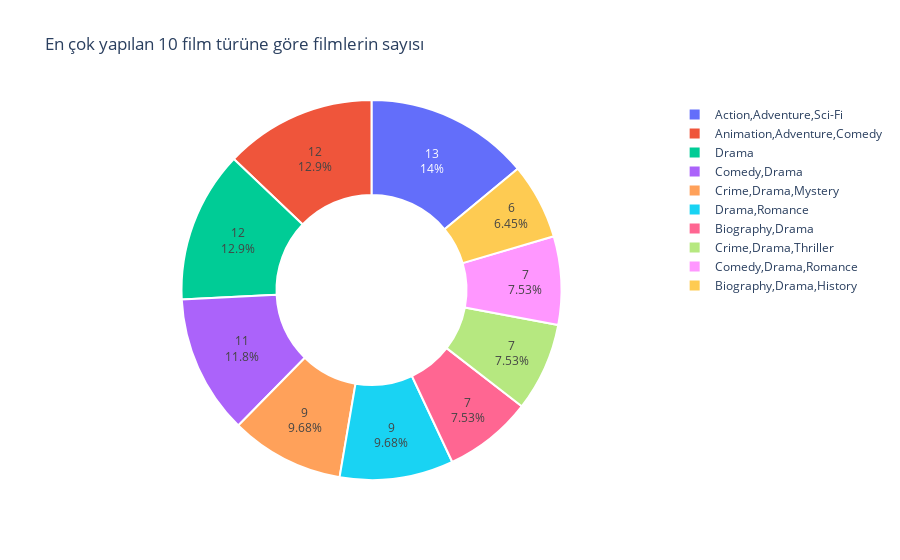

Source (notebook cell):
### Code cell
# en çok yapılan 10 türü seç
top_genres = top250['genre'].value_counts().head(10)

# pie chart oluşturma
fig = px.pie(values=top_genres.values, names=top_genres.index,
             title='En çok yapılan 10 film türüne göre filmlerin sayısı',
             labels={'value': 'Sayı', 'names': 'Türler'},
             hover_data={'value': top_genres.values, 'names': top_genres.index},
             hole=0.5,
                         )

# sayıları yazdırma
fig.update_traces(textposition='inside', textinfo='percent+value', textfont_size=12)

# kenar çizgileri ekleme
fig.update_traces(marker=dict(line=dict(color='white', width=2)))

fig.show()

### Figure 1 — Plotly figure (JSON) as saved in the notebook; plotly's stock layout.template omitted (floating-point values rounded to 4 significant figures)
{"data": [{"customdata": [[13, "Action,Adventure,Sci-Fi"], [12, "Animation,Adventure,Comedy"], [12, "Drama"], [11, "Comedy,Drama"], [9, "Crime,Drama,Mystery"], [9, "Drama,Romance"], [7, "Biography,Drama"], [7, "Crime,Drama,Thriller"], [7, "Comedy,Drama,Romance"], [6, "Biography,Drama,History"]], "domain": {"x": [0, 1], "y": [0, 1]}, "hole": 0.5, "hovertemplate": "Türler=%{customdata[1]}<br>value=%{value}<br>Sayı=%{customdata[0]}<extra></extra>", "labels": ["Action,Adventure,Sci-Fi", "Animation,Adventure,Comedy", "Drama", "Comedy,Drama", "Crime,Drama,Mystery", "Drama,Romance", "Biography,Drama", "Crime,Drama,Thriller", "Comedy,Drama,Romance", "Biography,Drama,History"], "legendgroup": "", "marker": {"line": {"color": "white", "width": 2}}, "name": "", "showlegend": true, "textfont": {"size": 12}, "textinfo": "percent+value", "textposition": "inside", "type": "pie", "values": [13, 12, 12, 11, 9, 9, 7, 7, 7, 6]}], "layout": {"legend": {"tracegroupgap": 0}, "title": {"text": "En çok yapılan 10 film türüne göre filmlerin sayısı"}}}
